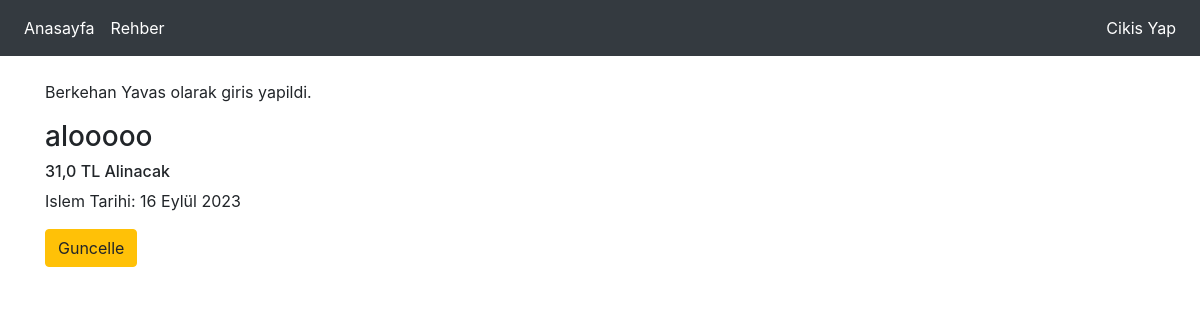
The app's page /hesap/goruntule/32 (signed in) with its own data.
### hesap/models.py (models this page shows, shortened)
class Hareket(models.Model):
    yazar = models.ForeignKey('auth.User',on_delete=models.CASCADE)
    hedef = models.ForeignKey(Kisi,on_delete=models.CASCADE)
    miktar = models.FloatField(verbose_name='Miktar')
    SECENEK = (
        ('Alindi','Alindi'),
        ('Alinacak','Alinacak')
    )
    durum = models.CharField(max_length=50,choices=SECENEK,default=SECENEK[1],verbose_name='Durum')
    aciklama = RichTextField(blank=True,null=True)
    tarih = models.DateField(verbose_name='Tarih',blank=True,null=True)

### rehber/models.py (models this page shows)
class Kisi(models.Model):
    yazar = models.ForeignKey('auth.User',on_delete=models.CASCADE)
    isim = models.CharField(max_length=30)
    tel1 = models.CharField(max_length=444,blank=True,null=True)
    tel2 = models.CharField(max_length=444,blank=True,null=True)
    adres = RichTextField(blank=True,null=True)
    notlar = RichTextField(blank=True,null=True)
    def __str__(self):
        return self.isim

### hesap/views.py (the view)
# urls.py: path('goruntule/<int:id>',views.goruntule,name='goruntule')
def goruntule(request,id):
    if not request.user.is_authenticated:
        messages.warning(request,'Giris yapmadan bu sayfayi goremezsiniz.')
        return redirect('/user/login')
    hareket = get_object_or_404(Hareket,id=id)
    if hareket.yazar != request.user:
        messages.error(request,'Bu isleme yetkiniz bulunmamaktadir!')
        return redirect('index')
    context = {
        'sayfaadi': 'Islem Goruntule',
        'hareket': hareket
    }
    return render(request,'hareket.html',context)

### templates/hareket.html (shortened to what this page needs)
{% extends "layout.html" %}
{% block body %}
<div class='container'>
        <h3>{{hareket.hedef}}</h3>
        <h6>{{hareket.miktar}} TL {{hareket.durum}}</h6>
        <p>Islem Tarihi: {{hareket.tarih}}</p>
        <div class="col-rm">
            <a class="btn btn-warning" href='/hesap/duzenle/{{hareket.id}}'>Guncelle</a>
        </div>
</div>
{% endblock body %}

### templates/layout.html (shortened to what this page needs)
<!DOCTYPE html>
{% load static %}
<html lang="tr">
<head>
    <link rel="stylesheet" href="{% static 'css/bootstrap.min.css' %}">
</head>
<body>
    {% include 'includes/navbar.html' %}
    <br>
    <div class='container-fluid'>
        {% if request.user.is_authenticated %}
            <div class='container'>
                <p>
                    {{request.user.first_name}} {{request.user.last_name}} olarak giris yapildi.
                </p>
            </div>
        {% else %}
            <div class='container'>
                <p>
                    Giris yapilmamis.
                </p>
            </div>
        {% endif %}
        {% block body %}
        {% endblock body %}
    </div>
</body>
</html>

### records on screen
Hareket: hedef "alooooo", miktar "31,0", durum "Alinacak", tarih "16 Eylül 2023"

### other values on screen
{{ request.user.first_name }} "Berkehan"
{{ request.user.last_name }} "Yavas"
